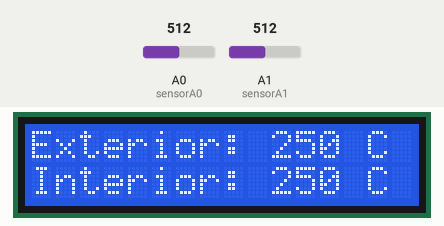
This sketch was run on a simulated Arduino Uno, built with avr-gcc and run on an emulated ATmega328P. Shown: 16×2 character LCD. Inputs (shaded band) come from the test bench; at power-on: A0 (sensorA0) = 512, A1 (sensorA1) = 512. What the sketch prints to the serial monitor is not drawn.

Above: at 1.2 s.
1.3 s: A0 (sensorA0) set to 221
At 2.8 s:
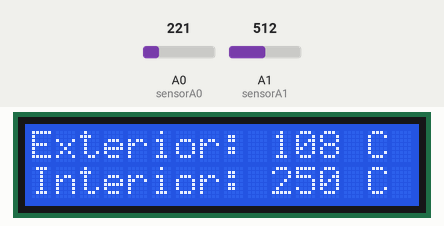
3.2 s: A0 (sensorA0) set to 194
At 4.7 s:
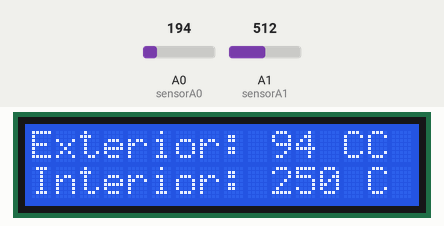
5.0 s: A1 (sensorA1) set to 212
At 6.5 s:
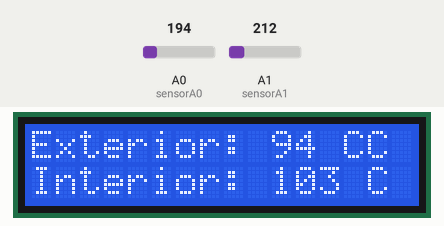
6.8 s: A1 (sensorA1) set to 188
At 8.0 s:
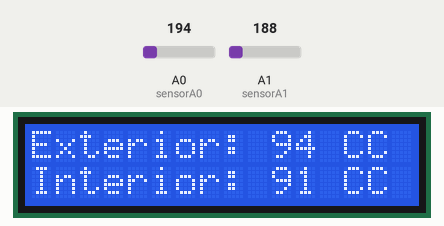
8.5 s: A0 (sensorA0) set to 306
At 9.8 s:
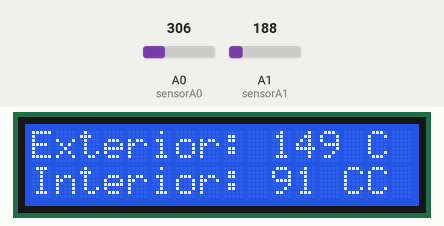
10.3 s: A1 (sensorA1) set to 23
At 11.3 s:
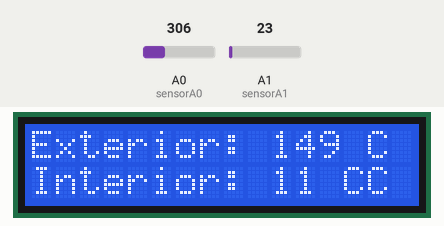
12.0 s: A1 (sensorA1) set to 18
Timing chart, 0 to 14.8 s (numbered marks = the images above; inputs shaded):
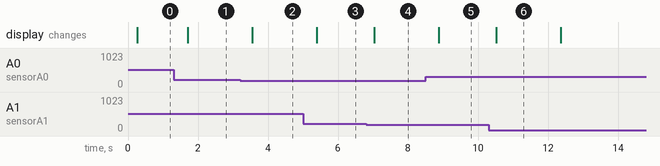

The sketch:

Temperatura_1.ino
```cpp
/*
Temperatura.
Termometro exterior e interior.

autor: Eduard Pinuaga
<info@did-web.com>
http://github.com/Didweb

*/
#include <LiquidCrystal.h>

LiquidCrystal lcd(7, 8, 9, 10, 11, 12);

const int sensorA0 = A0; // entrada sensor LM35DH
const int sensorA1 = A1; // entrada sensor LM35


long mVA0 = 0;
long mVA1 = 0;

long celsiusA0 = 0;
long celsiusA1 = 0;

void setup(){
  Serial.begin(9600);
  lcd.begin(16, 2);


}

void loop(){


  mVA0 = (analogRead(sensorA0) * 5000L) / 1023;
  mVA1   = (analogRead(sensorA1) * 5000L) / 1023;

  celsiusA0 = mVA0 / 10;
  celsiusA1 = mVA1 / 10;


  Serial.print("A0: ");
  Serial.print(celsiusA0);
  Serial.println(" C");

  Serial.print("A1: ");
  Serial.print(celsiusA1);
  Serial.println(" C");

  delay(200);
  lcd.setCursor(0, 0);
  lcd.write("Exterior: ");
  lcd.print(celsiusA0);
  lcd.write(" C");


  lcd.setCursor(0, 1);
  lcd.write("Interior: ");
  lcd.print(celsiusA1);
  lcd.write(" C");
}
```

Measured:
- the behaviour switches between 205 and 204 on A0 (sensorA0) (found by bisection; images 1 and 2)
- the behaviour switches between 205 and 204 on A1 (sensorA1) (found by bisection; images 3 and 4)
- after the input at 1.3 s, the display: changes after 0.41 s (image 1)
- after the input at 3.2 s, the display: changes after 0.35 s (image 2)
- after the input at 5.0 s, the display: changes after 0.40 s (image 3)
- after the input at 6.8 s, the display: changes after 0.24 s (image 4)
- after the input at 8.5 s, the display: changes after 0.38 s (image 5)
- after the input at 10.3 s, the display: changes after 0.22 s (image 6)
